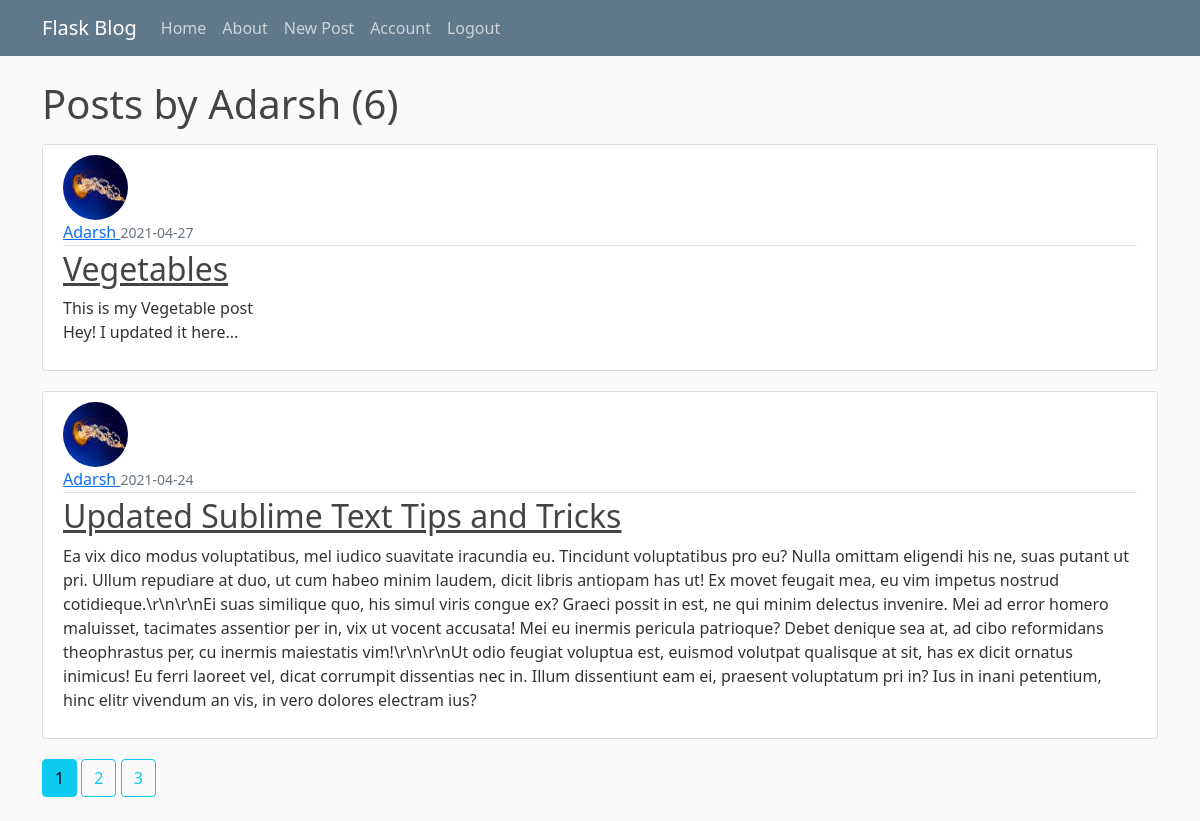
The page /user/Adarsh  (signed in) on the database its author committed.
### demo/models.py (models this page shows, shortened)
class User(db.Model, UserMixin):
    id = db.Column(db.Integer, primary_key=True)
    username = db.Column(db.String(15), unique=True, nullable=False)
    email = db.Column(db.String(100), unique=True, nullable=False)
    image_file = db.Column(db.String(60), nullable=False, default='default.jpg')
    password = db.Column(db.String(60), nullable=False)
    posts = db.relationship('Post', backref='author', lazy=True)

class Post(db.Model):
    id = db.Column(db.Integer, primary_key=True)
    title = db.Column(db.String(100), nullable=False)
    date_posted = db.Column(db.DateTime, nullable=False, default=datetime.utcnow)
    content = db.Column(db.Text, nullable=False)
    user_id = db.Column(db.Integer, db.ForeignKey('user.id'), nullable=False)

### demo/users/routes.py (the view)
@users.route("/user/<string:username>")
def user_posts(username):
    page = request.args.get('page', 1, type=int)
    user = User.query.filter_by(username=username).first_or_404()
    posts = Post.query.filter_by(author=user)\
        .order_by(Post.date_posted.desc())\
        .paginate(page=page, per_page=2)
    return render_template('user_posts.html', posts=posts, user=user)

### demo/models.py (called while the page is built)
@login_manager.user_loader
def load_user(user_id):
    return User.query.get(int(user_id))

### demo/templates/user_posts.html
{% extends "layout.html" %}
{% block content %}
    <h1 class="mb-3">Posts by {{ user.username }} ({{ posts.total }})</h1>
    {% for post in posts.items %}
        <article class="media content-section">
          <img class="rounded-circle article-img" src="{{ url_for('static', filename='profile_pics/' + post.author.image_file) }}">
          <div class="media-body">
            <div class="article-metadata">
              <a class="mr-2" href="{{ url_for('users.user_posts', username=post.author.username) }}">{{ post.author.username }}</a>
              <small class="text-muted">{{ post.date_posted.strftime('%Y-%m-%d') }}</small>
            </div>
            <h2><a class="article-title" href="{{ url_for('posts.post', post_id=post.id) }}">{{ post.title }}</a></h2>
            <p class="article-content">{{ post.content }}</p>
          </div>
        </article>
    {% endfor %}
    {% for page_num in posts.iter_pages(left_edge=1, right_edge=1, left_current=1, right_current=2) %}
      {% if page_num %}
        {% if posts.page == page_num %}
          <a class="btn btn-info mb-4" href="{{ url_for('users.user_posts', username=user.username, page=page_num) }}">{{ page_num }}</a>
        {% else %}
          <a class="btn btn-outline-info mb-4" href="{{ url_for('users.user_posts', username=user.username, page=page_num) }}">{{ page_num }}</a>
        {% endif %}
      {% else %}
        ...
      {% endif %}
    {% endfor %}
{% endblock content %}

### demo/static/main.css (style rules this page uses)
body { background: #fafafa; color: #333333; margin-top: 5rem; }
h1, h2, h3, h4, h5, h6 { color: #444444; }
.content-section { background: #ffffff; padding: 10px 20px; border: 1px solid #dddddd; border-radius: 3px; margin-bottom: 20px; }
.article-title { color: #444444; }
.article-content { white-space: pre-line; }
.article-img { height: 65px; width: 65px; margin-right: 16px; }
.article-metadata { padding-bottom: 1px; margin-bottom: 4px; border-bottom: 1px solid #e3e3e3 }

### rows shown on the page
User: username "Adarsh"
Post: image_file (picture), author.username "Adarsh", date_posted "2021-04-27", title "Vegetables", content "This is my Vegetable post Hey! I updated it here..."
Post: image_file (picture), author.username "Adarsh", date_posted "2021-04-24", title "Updated Sublime Text Tips and Tricks", content "Ea vix dico modus voluptatibus, mel iudico suavitate iracundia eu. Tincidunt voluptatibus pro eu? Nulla omittam eligendi his ne, suas putant ut pri. Ullum repudiare at duo, ut cum habeo minim laudem, dicit libris antiopam has ut! Ex movet feugait mea, eu vim impetus nostrud cotidieque.\\r\\n\\r\\nEi suas similique quo, his simul viris congue ex? Graeci possit in est, ne qui minim delectus invenire. Mei ad error homero maluisset, tacimates assentior per in, vix ut vocent accusata! Mei eu inermis pericula patrioque? Debet denique sea at, ad cibo reformidans theophrastus per, cu inermis maiestatis vim!\\r\\n\\r\\nUt odio feugiat voluptua est, euismod volutpat qualisque at sit, has ex dicit ornatus…"

### other values the page prints
{{ posts.total }} "6"
{{ page_num }} "1"
{{ page_num }} "2" "3"
